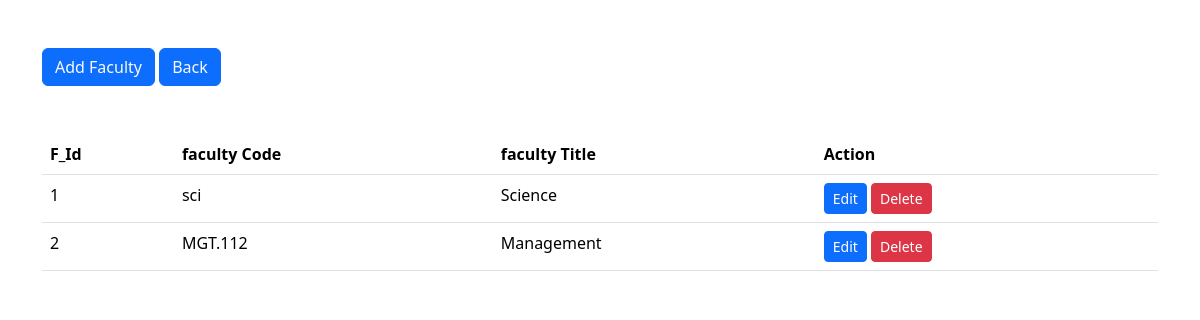
The page /faculty.php on the database its author committed.
### tables this page shows
CREATE TABLE `faculty_tbl` (
  `f_id` int(20) NOT NULL,
  `f_code` varchar(50) NOT NULL,
  `f_title` varchar(50) NOT NULL,
  `flag` int(20) NOT NULL
);

### faculty.php (the view, shortened to what this page needs)
<?php
@include 'db.php';
$select = "select * from faculty_tbl where flag = 0";
 $run = mysqli_query($conn,$select);
?>
<!DOCTYPE html>
<html>
<head>
   <link rel="stylesheet" href="https://cdn.jsdelivr.net/npm/bootstrap@5.3.3/dist/css/bootstrap.min.css"/>
</head>
<body>
<div class="container">
      <button class="btn btn-primary my-5">
            <a href="addfaculty.php" class="text-light" style="text-decoration: none;">Add Faculty</a>
      </button>
      <button class="btn btn-primary my-5">
            <a href="back.php" class="text-light" style="text-decoration: none;">Back</a>
      </button>
      <table class="table">
  <thead>
    <tr>
      <th scope="col">F_Id</th>
      <th scope="col">faculty Code</th>
      <th scope="col">faculty Title</th>
      <th scope="col">Action</th>
    </tr>
  </thead>
  <tbody>
  <?php
      while($row = mysqli_fetch_assoc($run)) {
        echo
             "<tr>
                   <td>".$row['f_id']."</td>
                   <td>".$row['f_code']."</td>
                   <td>".$row['f_title']."</td>
                   <td>
                       <a class='btn btn-primary btn-sm' href='f_edit.php?id=$row[f_id]'>Edit</a>
                       <a class='btn btn-danger btn-sm' href='f_delete.php?id=$row[f_id]' onclick='return checkdelete()'>Delete</a>
                  </td>
             </tr>";
}
?>
  </tbody>
</table>
</div>
</body>
</html>

### rows shown on the page
faculty_tbl: f_id "1", f_code "sci", f_title "Science"
faculty_tbl: f_id "2", f_code "MGT.112", f_title "Management"
